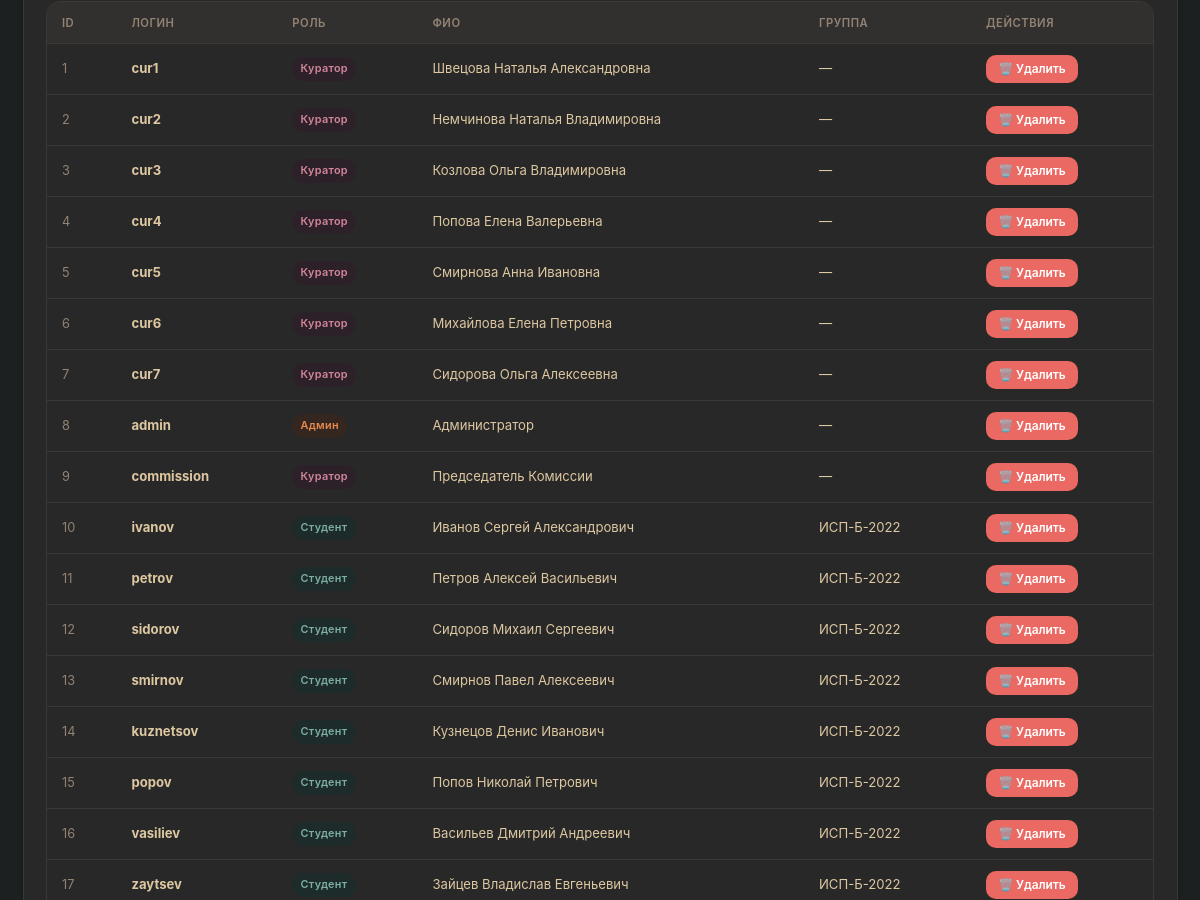
The app's page /admin/users (signed in, middle part), older data.
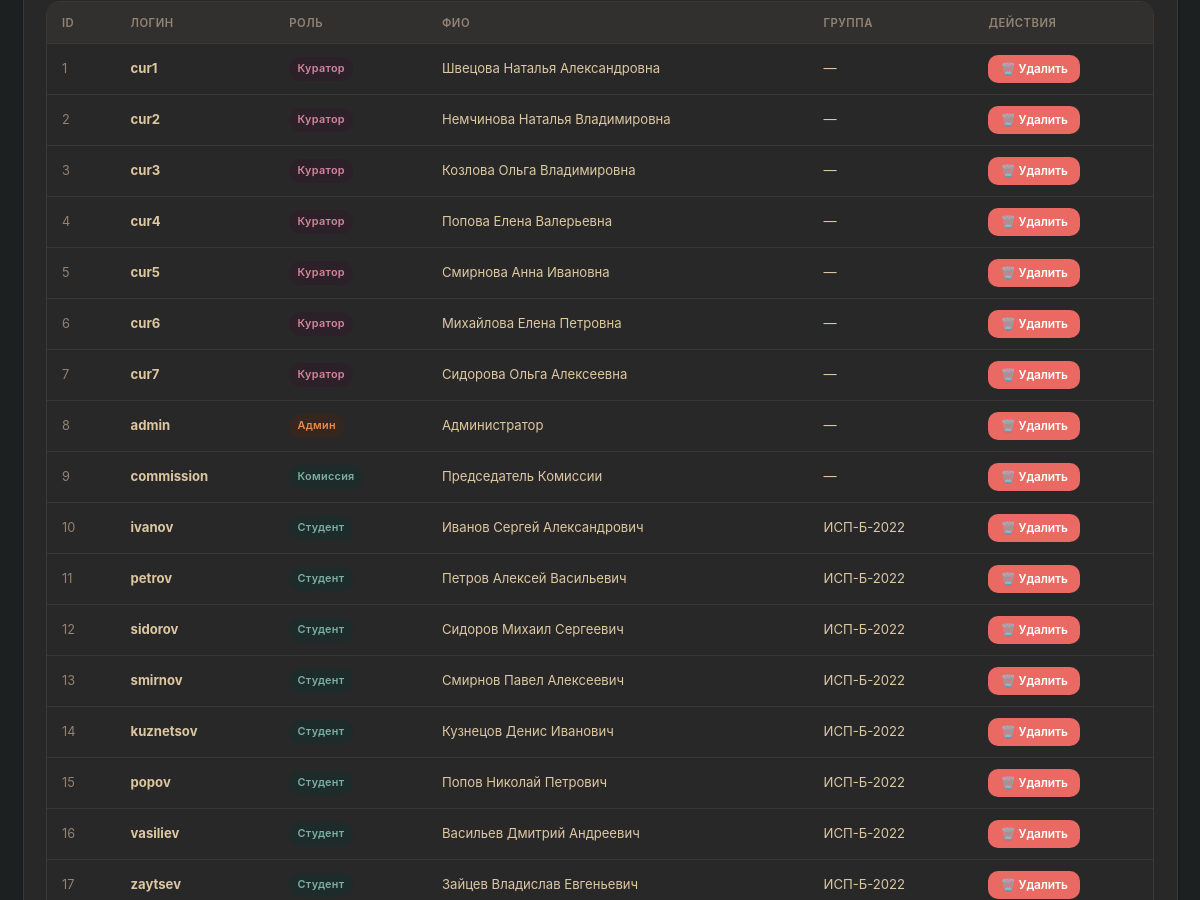
The same page, newer data.
### models.py (models this page shows, shortened)
class User(Base):
    __tablename__ = 'users'
    id:          Mapped[int]       = mapped_column(Integer, primary_key=True)
    username:    Mapped[str]       = mapped_column(String(50), unique=True, nullable=False)
    password_hash: Mapped[str]     = mapped_column(String(256), nullable=False)
    role:        Mapped[str]       = mapped_column(String(20), nullable=False)
    last_name:   Mapped[Optional[str]] = mapped_column(String(50), nullable=True)
    first_name:  Mapped[Optional[str]] = mapped_column(String(50), nullable=True)
    patronymic:  Mapped[Optional[str]] = mapped_column(String(50), nullable=True)
    group_name:  Mapped[Optional[str]] = mapped_column(String(20), nullable=True)
    group_id:    Mapped[Optional[int]] = mapped_column(Integer, ForeignKey('groups.id'), nullable=True)
    events        = relationship('Event', back_populates='student', lazy=True, cascade='all, delete-orphan')
    notifications = relationship('Notification', back_populates='user', lazy=True, cascade='all, delete-orphan')
    curated_groups = relationship('Group', foreign_keys='Group.curator_id', back_populates='curator', lazy='select')

### routes/admin.py (the view)
@router.get('/admin/users')
async def admin_users(request: Request, user: User = Depends(require_admin),
                       db: Session = Depends(get_db)):
    users = db.query(User).all()
    groups = db.query(Group).order_by(Group.name).all()
    return render(request, 'admin_users.html', users=users, groups=groups)

### templates/admin_users.html (shortened to what this page needs)
{% extends 'base.html' %}
{% block content %}
<div class="card">
    <div class="table-wrap">
        <table>
            <thead><tr><th>ID</th><th>Логин</th><th>Роль</th><th>ФИО</th><th>Группа</th><th>Действия</th></tr></thead>
            <tbody>
                {% for u in users %}
                <tr>
                    <td class="text-muted">{{ u.id }}</td>
                    <td><strong>{{ u.username }}</strong></td>
                    <td>
                        {% if u.role == 'admin' %}<span class="badge badge-orange">Админ</span>
                        {% elif u.role == 'curator' %}<span class="badge badge-purple">Куратор</span>
                        {% elif u.role == 'commission' %}<span class="badge badge-blue">Комиссия</span>
                        {% elif u.role == 'student' %}<span class="badge badge-blue">Студент</span>
                        {% else %}{{ u.role }}{% endif %}
                    </td>
                    <td>{{ u.full_name or '—' }}</td>
                    <td>{{ u.group_name or '—' }}</td>
                    <td>
                        <form action="{{ url_for('admin_delete_user', user_id=u.id) }}" method="POST" onsubmit="return confirm('Удалить пользователя {{ u.username }}?')">
                            <button type="submit" class="btn btn-danger btn-sm"
                                    {% if u.id == current_user.id %}disabled title="Нельзя удалить себя"{% endif %}>
                                🗑️ Удалить
                            </button>
                        </form>
                    </td>
                </tr>
                {% endfor %}
            </tbody>
        </table>
    </div>
</div>
{% endblock %}

### templates/base.html (shortened to what this page needs)
<!DOCTYPE html>
<html lang="ru">
<head>
    <link rel="stylesheet" href="/static/css/style.css">
</head>
<body
    data-csrf-token="{{ csrf_token }}"
    data-user-authenticated="{{ 'true' if current_user else 'false' }}"
    data-user-role="{{ current_user.role if current_user else '' }}"
>
{% if current_user %}
<div class="container">
    {% block content %}{% endblock %}
</div>
{% else %}
<div class="container">
    {% block login_content %}{% endblock %}
</div>
{% endif %}
</body>
</html>

### static/css/style.css (style rules this page uses)
:root { --bg0: #1d2021; --bg1: #282828; --bg2: #32302f; --bg3: #3c3836; --bg4: #504945; --fg0: #fbf1c7; --fg1: #ddc7a1; --fg2: #928374; --red: #ea6962; --green: #a9b665; --yellow: #d8a657; --blue: #7daea3; --orange: #e78a4e; --purple: #d3869b; --aqua: #89b482; --red-muted: #3a2525; --green-muted: #2b3026; --yellow-muted: #352f25; --blue-muted: #1d2b2a; --purple-muted: #2d2129; --orange-muted: #352720; --radius-sm: 6px; --radius: 10px; --radius-lg: 14px; --radius-xl: 20px; --shadow-sm: 0 1px 3px rgba(0,0,0,0.3); --shadow: 0 4px 16px rgba(0,0,0,0.35); --shadow-lg: 0 8px 32px rgba(0,0,0,0.45); --transition: 0.18s cubic-bezier(0.4, 0, 0.2, 1); }
*, *::before, *::after { box-sizing: border-box; margin: 0; padding: 0; }
html { font-size: 15px; -webkit-font-smoothing: antialiased; }
body { font-family: -apple-system, BlinkMacSystemFont, 'Segoe UI', Roboto, sans-serif; background: var(--bg0); color: var(--fg0); line-height: 1.6; min-height: 100vh; padding-bottom: 3rem; }
.container { max-width: 1200px; margin: 1.75rem auto; padding: 0 1.5rem; }
.card { background: var(--bg1); border: 1px solid var(--bg3); border-radius: var(--radius-lg); padding: 1.5rem; margin-bottom: 1.25rem; box-shadow: var(--shadow-sm); transition: box-shadow var(--transition), border-color var(--transition); }
.btn { display: inline-flex; align-items: center; justify-content: center; gap: 0.4rem; padding: 0.55rem 1.125rem; font-size: 0.875rem; font-weight: 600; font-family: inherit; border: 1px solid transparent; border-radius: var(--radius); cursor: pointer; transition: all var(--transition); white-space: nowrap; letter-spacing: -0.1px; }
.btn-danger { background: var(--red); color: #fff; }
.btn-sm { padding: 0.35rem 0.75rem; font-size: 0.8rem; }
.table-wrap { width: 100%; overflow-x: auto; border: 1px solid var(--bg3); border-radius: var(--radius-lg); background: var(--bg1); }
table { width: 100%; border-collapse: collapse; font-size: 0.875rem; }
thead th { background: var(--bg2); color: var(--fg2); font-weight: 600; font-size: 0.75rem; text-transform: uppercase; letter-spacing: 0.5px; padding: 0.75rem 1rem; text-align: left; border-bottom: 1px solid var(--bg3); white-space: nowrap; }
tbody td { padding: 0.75rem 1rem; border-bottom: 1px solid var(--bg3); color: var(--fg1); vertical-align: middle; }
.badge { display: inline-flex; align-items: center; gap: 0.25rem; padding: 0.2rem 0.55rem; border-radius: 100px; font-size: 0.725rem; font-weight: 600; letter-spacing: 0.3px; white-space: nowrap; }
.badge-purple { background: var(--purple-muted); color: var(--purple); }
.badge-orange { background: var(--orange-muted); color: var(--orange); }
.badge-blue { background: var(--blue-muted); color: var(--blue); }
.text-muted { color: var(--fg2); font-size: 0.85rem; }

Row changes from the older to the newer data that the page shows:
changed User "commission": role "Куратор" → "Комиссия"
